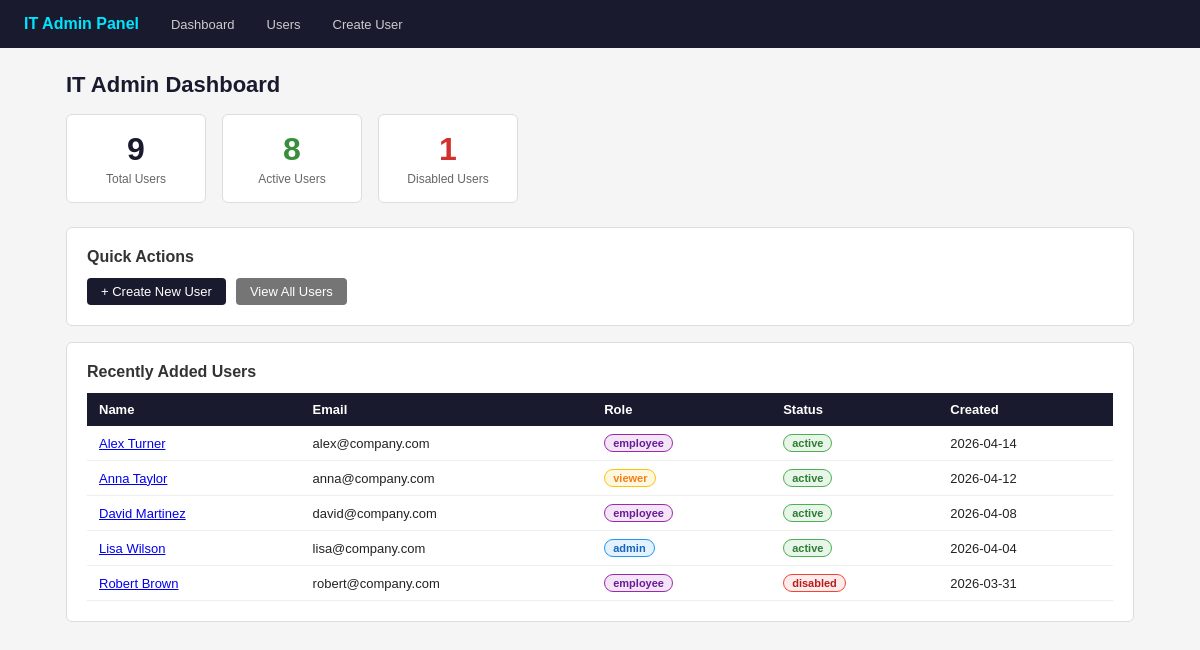
Before: / with the older database file.
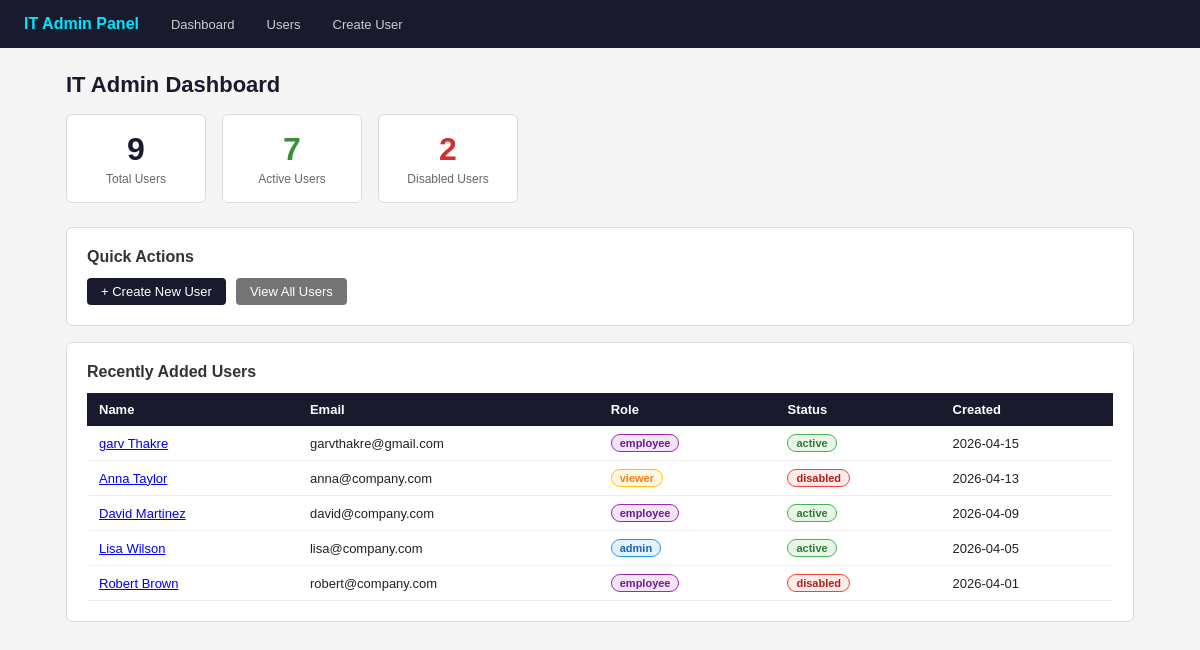
After: the same page with the newer database file.
### tables this page shows
CREATE TABLE users (
            id          INTEGER PRIMARY KEY AUTOINCREMENT,
            name        TEXT NOT NULL,
            email       TEXT UNIQUE NOT NULL,
            role        TEXT NOT NULL DEFAULT 'employee',
            status      TEXT NOT NULL DEFAULT 'active',
            password    TEXT NOT NULL,
            created_at  TEXT NOT NULL
        );

### app.py (the view)
@app.route("/")
def dashboard():
    db = get_db()
    total = db.execute("SELECT COUNT(*) FROM users").fetchone()[0]
    active = db.execute("SELECT COUNT(*) FROM users WHERE status='active'").fetchone()[0]
    disabled = db.execute("SELECT COUNT(*) FROM users WHERE status='disabled'").fetchone()[0]
    recent = db.execute("SELECT * FROM users ORDER BY created_at DESC LIMIT 5").fetchall()
    db.close()
    return render_template("dashboard.html", total=total, active=active, disabled=disabled, recent=recent)

### app.py (called while the page is built)
def get_db():
    conn = sqlite3.connect(DB_PATH)
    conn.row_factory = sqlite3.Row
    return conn

### templates/dashboard.html (shortened to what this page needs)
{% extends "base.html" %}
{% block content %}
<h1>IT Admin Dashboard</h1>
<div class="stats">
    <div class="stat-box">
        <div class="stat-num">{{ total }}</div>
        <div class="stat-label">Total Users</div>
    </div>
    <div class="stat-box">
        <div class="stat-num" style="color:#388e3c;">{{ active }}</div>
        <div class="stat-label">Active Users</div>
    </div>
    <div class="stat-box">
        <div class="stat-num" style="color:#d32f2f;">{{ disabled }}</div>
        <div class="stat-label">Disabled Users</div>
    </div>
</div>
<div class="card">
    <h2>Quick Actions</h2>
    <div style="display:flex; gap:10px; flex-wrap:wrap;">
        <a href="/create-user" class="btn btn-primary">+ Create New User</a>
        <a href="/users" class="btn btn-secondary">View All Users</a>
    </div>
</div>
<div class="card">
    <h2>Recently Added Users</h2>
    {% if recent %}
    <table>
        <thead>
            <tr>
                <th>Name</th>
                <th>Email</th>
                <th>Role</th>
                <th>Status</th>
                <th>Created</th>
            </tr>
        </thead>
        <tbody>
            {% for user in recent %}
            <tr>
                <td><a href="/user/{{ user.id }}">{{ user.name }}</a></td>
                <td>{{ user.email }}</td>
                <td><span class="badge badge-{{ user.role }}">{{ user.role }}</span></td>
                <td><span class="badge badge-{{ user.status }}">{{ user.status }}</span></td>
                <td>{{ user.created_at[:10] }}</td>
            </tr>
            {% endfor %}
        </tbody>
    </table>
    {% else %}
    <p style="color:#666;">No users yet.</p>
    {% endif %}
</div>
{% endblock %}

Changed rows visible on the page:
changed users: name "Alex Turner" → "garv Thakre"; email "alex@company.com" → "garvthakre@gmail.com"; created_at "2026-04-14" → "2026-04-15"
changed users "Anna Taylor": status "active" → "disabled"; created_at "2026-04-12" → "2026-04-13"
changed users "David Martinez": created_at "2026-04-08" → "2026-04-09"
changed users "Lisa Wilson": created_at "2026-04-04" → "2026-04-05"
changed users "Robert Brown": created_at "2026-03-31" → "2026-04-01"
Other visible differences:
{{ active }}: "8" → "7"
{{ disabled }}: "1" → "2"
